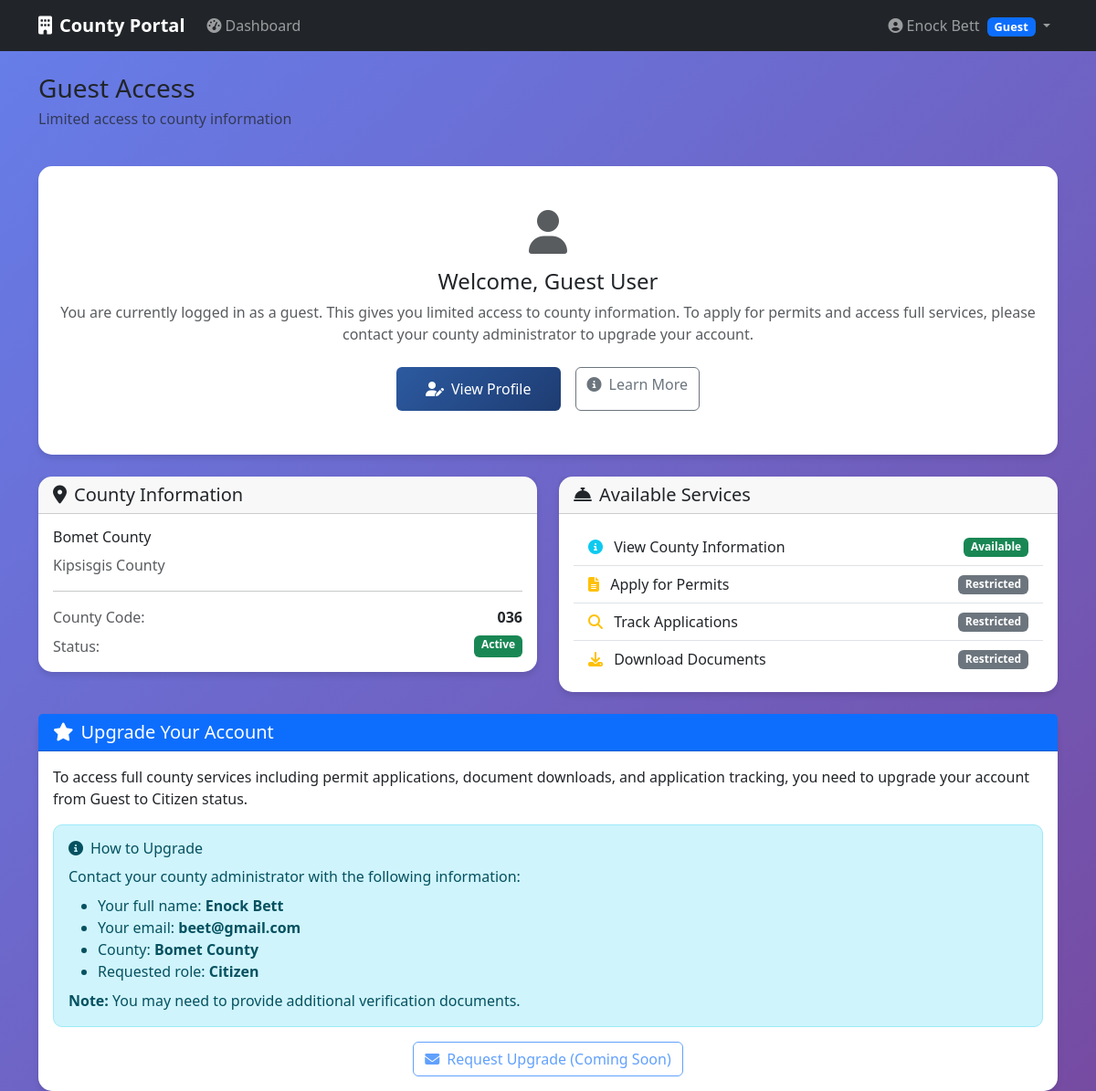
/guest-dashboard (signed in), run on the app's committed database.
### app/models/user.py (models this page shows, shortened)
class User(db.Model, UserMixin):
    __tablename__ = 'users'
    id = db.Column(db.Integer, primary_key=True)
    email = db.Column(db.String(255), unique=True, nullable=False)
    password = db.Column(db.String(128), nullable=False)
    first_name = db.Column(db.String(100))
    last_name = db.Column(db.String(100))
    phone = db.Column(db.String(20))
    active = db.Column(db.Boolean(), default=True)
    confirmed_at = db.Column(db.DateTime())
    created_at = db.Column(db.DateTime(), default=db.func.current_timestamp())
    fs_uniquifier = db.Column(db.String(64), unique=True, nullable=False, default=lambda: str(uuid.uuid4()))
    county_id = db.Column(db.Integer, db.ForeignKey('counties.id'))
    department_id = db.Column(db.Integer, db.ForeignKey('departments.id'))
    last_login_at = db.Column(db.DateTime())
    current_login_at = db.Column(db.DateTime())
    last_login_ip = db.Column(db.String(45))
    current_login_ip = db.Column(db.String(45))
    login_count = db.Column(db.Integer, default=0)
    roles = db.relationship('Role', secondary=roles_users, backref=db.backref('users', lazy='dynamic'))
    def full_name(self):
        if self.first_name and self.last_name:
            return f"{self.first_name} {self.last_name}"
        return self.email.split('@')[0] #Fallback if the user dont provide first_name or last_name or both
    def has_role(self, role_name):
        return any(role.name == role_name for role in self.roles)

class Role(db.Model, RoleMixin):
    __tablename__ = 'roles'
    id = db.Column(db.Integer, primary_key=True)
    name = db.Column(db.String(80), unique=True, nullable=False)
    description = db.Column(db.String(255), nullable=True)

### app/models/county.py (models this page shows, shortened)
class County(db.Model):
        __tablename__ = 'counties'
        id = db.Column(db.Integer, primary_key=True)
        name = db.Column(db.String(100), unique=True, nullable=False)
        code = db.Column(db.String(10), unique=True, nullable=False)
        description = db.Column(db.Text)
        active = db.Column(db.Boolean, default=True)
        created_at = db.Column(db.DateTime, default=datetime.utcnow)
        users = db.relationship('User', backref='county', lazy='dynamic')
        departments = db.relationship('Department', backref='county',lazy='dynamic')

### app/main/views.py (the view)
@main_bp.route('/guest-dashboard')
@login_required
@roles_required(UserRoles.GUEST)
def guest_dashboard():
    return render_template('main/guest_dashboard.html')

### app/templates/main/guest_dashboard.html (shortened to what this page needs)
{% extends "base.html" %}
{% block content %}
<div class="row">
    <div class="col-12">
        <div class="d-flex justify-content-between align-items-center mb-4">
            <div>
                <h1 class="h3 mb-1">Guest Access</h1>
                <p class="text-muted">Limited access to county information</p>
            </div>
        </div>
    </div>
</div>
<div class="row g-4 mb-4">
    <div class="col-md-12">
        <div class="card dashboard-card">
            <div class="card-body text-center py-5">
                <i class="fas fa-user fa-3x text-muted mb-3"></i>
                <h4>Welcome, Guest User</h4>
                <p class="text-muted mb-4">
                    You are currently logged in as a guest. This gives you limited access to county information.
                    To apply for permits and access full services, please contact your county administrator
                    to upgrade your account.
                </p>
                <div class="d-flex gap-3 justify-content-center">
                    <a href="{{ url_for('auth_bp.profile') }}" class="btn btn-primary">
                        <i class="fas fa-user-edit me-2"></i>View Profile
                    </a>
                    <a href="{{ url_for('main_bp.about') }}" class="btn btn-outline-secondary">
                        <i class="fas fa-info-circle me-2"></i>Learn More
                    </a>
                </div>
            </div>
        </div>
    </div>
</div>
<div class="row g-4">
    <div class="col-md-6">
        <div class="card dashboard-card">
            <div class="card-header">
                <h5 class="card-title mb-0">
                    <i class="fas fa-map-marker-alt me-2"></i>County Information
                </h5>
            </div>
            <div class="card-body">
                {% if current_user.county %}
                <h6>{{ current_user.county.name }}</h6>
                <p class="text-muted">{{ current_user.county.description or 'County description not available' }}</p>
                <hr>
                <div class="d-flex justify-content-between mb-2">
                    <span class="text-muted">County Code:</span>
                    <strong>{{ current_user.county.code }}</strong>
                </div>
                <div class="d-flex justify-content-between">
                    <span class="text-muted">Status:</span>
                    <span class="badge bg-{{ 'success' if current_user.county.active else 'danger' }}">
                        {{ 'Active' if current_user.county.active else 'Inactive' }}
                    </span>
                </div>
                {% else %}
                <p class="text-muted">No county assigned to your account</p>
                {% endif %}
            </div>
        </div>
    </div>
    <div class="col-md-6">
        <div class="card dashboard-card">
            <div class="card-header">
                <h5 class="card-title mb-0">
                    <i class="fas fa-concierge-bell me-2"></i>Available Services
                </h5>
            </div>
            <div class="card-body">
                <div class="list-group list-group-flush">
                    <div class="list-group-item d-flex justify-content-between align-items-center">
                        <div>
                            <i class="fas fa-info-circle me-2 text-info"></i>
                            View County Information
                        </div>
                        <span class="badge bg-success">Available</span>
                    </div>
                    <div class="list-group-item d-flex justify-content-between align-items-center">
                        <div>
                            <i class="fas fa-file-alt me-2 text-warning"></i>
                            Apply for Permits
                        </div>
                        <span class="badge bg-secondary">Restricted</span>
                    </div>
                    <div class="list-group-item d-flex justify-content-between align-items-center">
                        <div>
                            <i class="fas fa-search me-2 text-warning"></i>
                            Track Applications
                        </div>
                        <span class="badge bg-secondary">Restricted</span>
                    </div>
                    <div class="list-group-item d-flex justify-content-between align-items-center">
                        <div>
                            <i class="fas fa-download me-2 text-warning"></i>
                            Download Documents
                        </div>
                        <span class="badge bg-secondary">Restricted</span>
                    </div>
                </div>
            </div>
        </div>
    </div>
</div>
<div class="row mt-4">
    <div class="col-12">
        <div class="card dashboard-card border-primary">
            <div class="card-header bg-primary text-white">
                <h5 class="card-title mb-0">
                    <i class="fas fa-star me-2"></i>Upgrade Your Account
                </h5>
            </div>
            <div class="card-body">
                <p class="mb-3">
                    To access full county services including permit applications, document downloads,
                    and application tracking, you need to upgrade your account from Guest to Citizen status.
                </p>
                <div class="alert alert-info">
                    <h6 class="alert-heading">
                        <i class="fas fa-info-circle me-2"></i>How to Upgrade
                    </h6>
                    <p class="mb-2">Contact your county administrator with the following information:</p>
                    <ul class="mb-2">
                        <li>Your full name: <strong>{{ current_user.full_name() }}</strong></li>
                        <li>Your email: <strong>{{ current_user.email }}</strong></li>
                        {% if current_user.county %}
                        <li>County: <strong>{{ current_user.county.name }}</strong></li>
                        {% endif %}
                        <li>Requested role: <strong>Citizen</strong></li>
                    </ul>
                    <p class="mb-0">
                        <strong>Note:</strong> You may need to provide additional verification documents.
                    </p>
                </div>
                <div class="text-center">
                    <button class="btn btn-outline-primary" disabled>
                        <i class="fas fa-envelope me-2"></i>Request Upgrade (Coming Soon)
                    </button>
                </div>
            </div>
        </div>
    </div>
</div>
{% endblock %}

### app/templates/base.html (shortened to what this page needs)
<!DOCTYPE html>
    <html lang="en">
    <head>
        <link href="https://cdn.jsdelivr.net/npm/bootstrap@5.3.2/dist/css/bootstrap.min.css" rel="stylesheet">
        <link href="https://cdnjs.cloudflare.com/ajax/libs/font-awesome/6.4.0/css/all.min.css" rel="stylesheet">
    </head>
    <body>
        <nav class="navbar navbar-expand-lg navbar-dark bg-dark">
            <div class="container">
                <a class="navbar-brand" href="{{ url_for('main_bp.index') }}">
                    <i class="fas fa-building me-2"></i>County Portal
                </a>
                {% if current_user.is_authenticated %}
                <div class="collapse navbar-collapse" id="navbarNav">
                    <ul class="navbar-nav me-auto">
                        <li class="nav-item">
                            <a class="nav-link" href="{{ url_for('main_bp.dashboard') }}">
                                <i class="fas fa-tachometer-alt me-1"></i>Dashboard
                            </a>
                        </li>
                    </ul>
                    <ul class="navbar-nav">
                        <li class="nav-item dropdown">
                            <a class="nav-link dropdown-toggle" href="#" id="userDropdown" role="button" data-bs-toggle="dropdown">
                                <i class="fas fa-user-circle me-1"></i>{{ current_user.full_name() }}
                                {% for role in current_user.roles %}
                                <span class="badge bg-primary role-badge ms-1">{{ role.name.replace('_', ' ').title() }}</span>
                                {% endfor %}
                            </a>
                        </li>
                    </ul>
                </div>
                {% else %}
                <div class="d-flex">
                    <a href="{{ url_for('security.login') }}" class="btn btn-outline-light me-2">Login</a>
                    <a href="{{ url_for('security.register') }}" class="btn btn-primary">Register</a>
                </div>
                {% endif %}
            </div>
        </nav>
        <main class="container mt-4">
            {% block content %}{% endblock %}
        </main>
    </body>
    </html>

### app/templates/base.html (style rules this page uses)
:root { --primary-color: #2c5aa0; --secondary-color: #f8f9fa; --success-color: #28a745; --danger-color: #dc3545; --warning-color: #ffc107; }
body { background: linear-gradient(135deg, #667eea 0%, #764ba2 100%); min-height: 100vh; font-family: 'Segoe UI', Tahoma, Geneva, Verdana, sans-serif; }
.navbar-brand { font-weight: bold; }
.dashboard-card { border: none; border-radius: 15px; box-shadow: 0 4px 6px rgba(0, 0, 0, 0.1); transition: transform 0.2s; }
.role-badge { font-size: 0.8em; padding: 0.25rem 0.5rem; }
.btn-primary { background: linear-gradient(135deg, var(--primary-color) 0%, #1e3c72 100%); border: none; padding: 0.75rem 2rem; font-weight: 500; transition: transform 0.2s ease; }
.alert { border-radius: 10px; margin-bottom: 1rem; }

### data on the page
User: full_name "Enock Bett", email "beet@gmail.com"
Role: name.replace "Guest"
County: county.name "Bomet County", county "Kipsisgis County", county.code "036", active "Active"
